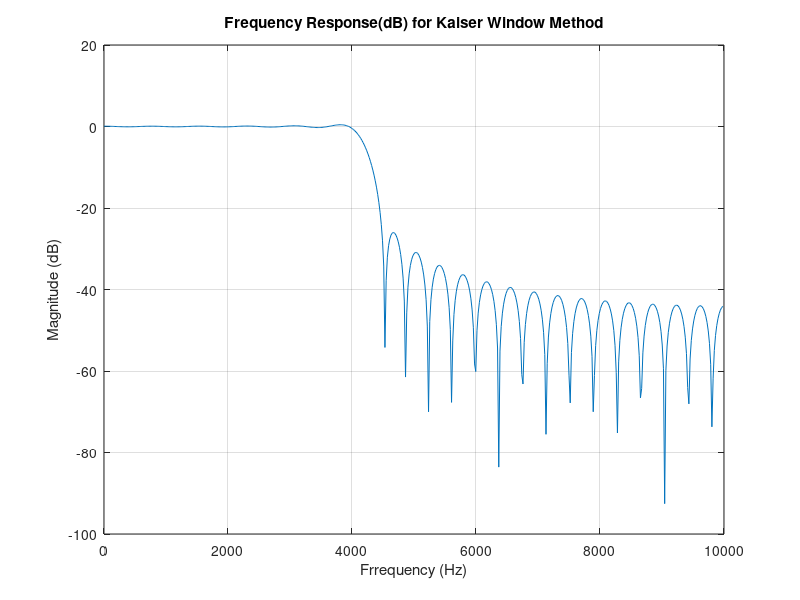

Write the MATLAB code that produced this figure. (Note: this script raises an error after producing the figure.)
%% Filter Design Using Different Techniques
clc
close all
clearvars

%% Specifications

sampFreq = 20000; % Sampling Frequency
pbFreq = 4000; % Pass Band Frequency
sbFreq = 4500; % Stop Band Frequency
pbRipl = 0.1; % Pass Band Ripple
sbRipl = 0.05; % Stop Band Ripple
delta = min(pbRipl,sbRipl); % Finds Minimum Ripple
fCuts = [pbFreq sbFreq]; % Band edges
normFreq = fCuts/(sampFreq/2); % Normalising the frequency

%% Kaiser Window Method

mags = [1 0]; % For low pass filter
devs = [pbRipl sbRipl]; % Pass-band and Stop-band ripple

[M_k, Wn, beta, ftype] = kaiserord(normFreq, mags, devs); 
% M_k = Filter order(for Kaiser window), Wn = Normalised band edge, beta, ftype = Filter Type

if mod(M_k,2) == 1 % Checks the parity of the order and makes it even
    M_k = M_k+1;
end
hK = fir1(M_k,Wn,ftype,kaiser(M_k+1,beta),'noscale');
[HK,wK] = freqz(hK,1);
freqK = 0:length(HK)-1;
fhzK = (freqK*(sampFreq/2))/length(HK); % Converting the frequency in Hertz
figure;
plot(fhzK,20*log10(abs(HK)));
grid on;
title('Frequency Response(dB) for Kaiser Window Method');
ylabel('Magnitude (dB)');
xlabel('Frrequency (Hz)');
fvtool(hK, 'polezero'); title('Pole-Zero Plot for Kaiser Window Method')% Pole-Zero Plot for Kaiser Window Method

%% Parks-McClellan Method

[M_pm,fo,ao,W] = firpmord(normFreq, mags, devs);
%Computes filter order M_pm, Normalized Frequency Band Edges fo, Amplitude Response in ao, and Band Weights W

if mod(M_pm,2) == 1
    M_pm = M_pm+1;
end

[hPm,deltaNew]=firpm(M_pm,fo,ao,W);
%Determines the Impulse Response hPm of the Equiripple Filter

% Checks the Stop Band Ripple Height and Changes the Order of the Filter Accordingly
while min(delta, deltaNew) >= delta 
    M_pm = M_pm + 2;
    [hPm,deltaNew]=firpm(M_pm,fo,ao,W);
end

[HPm,wPm] = freqz(hPm,1);
freqPm = 0:length(HPm)-1;
fhzPm = (freqPm*(sampFreq/2))/length(HPm); % Converting the frequency in Hertz
ampPm = abs(HPm); % Finding the Amplitude 
figure;
subplot(2,1,1)
plot(fhzPm,20*log10(abs(HPm)));
grid on;
title('Frequency Response(dB) for Parks-McClellan Algorithm');
ylabel('Magnitude (dB)');
xlabel('Frrequency (Hz)');
subplot(2,1,2)
plot(fhzPm,ampPm);
title('Amplitude Response from Parks-Mcclellen Algorithm');
ylabel('Magnitude');
xlabel('Frrequency (Hz)');
grid on;
fvtool(hPm,'polezero');title('Pole-Zero Plot for Parks Mccllelen') % Pole-Zero Plot for Parks Mccllelen

%% Analysis (Finding the Minimum Stop Band Ripple)

for n = 1:length(HPm) 
    if ampPm(n) < 10^(-3)
        delmin = max(ampPm(n:length(HPm)));
        break
    end
end

%% Minimum Phase Filter Design

hPm(M_pm/2+1) = hPm(M_pm/2+1) + delmin; 
% Adding the Stop Band Ripple of the Amplitude Response in the Middle Sample 

[HPm2, wpm2] = freqz(hPm,1);
freqpm2 = 0:length(HPm2)-1;
fhzPm2 = (freqpm2*(sampFreq/2))/length(HPm2); % Converts the frequency in Hertz
amp2 = abs(HPm2); % Finds the Amplitude 
zero = roots(hPm);
insUc = find(abs(zero) <= 1.000); % Finds the Zeros On and Inside the Unit Circle

hMinIns = poly(zero(insUc)); 
% Construts the Impulse Response for Minimum Phase FIlter from the (New) Zeros

hMin = sqrt(hPm(1)/prod(abs(roots(hMinIns(1:length(hMinIns))))))*hMinIns; 
% Scales the Impulse Response

[Hmin,W] = freqz(hMin,1);
freqmin = 0:length(Hmin)-1;
fhzmin = (freqmin*(sampFreq/2))/length(Hmin); % Converts the frequency in Hertz
ampmin = abs(Hmin); % Finds the Amplitude
figure;
plot(fhzmin,ampmin); 
hold on;
plot(fhzPm2,amp2);
title('Amplitude Response Comparision from Parks-Mcclellen Algorithm with Minimum Phase Filter');
ylabel('Magnitude');
xlabel('Frrequency (Hz)');
grid on;
legend('Minimum Phase Filter', 'Linear Phase Filter');
fvtool(hMin, 'polezero'); title('Pole-Zero Plot for Minimum Phase Filter') % Pole-Zero Plot for Minimum Phase Filter